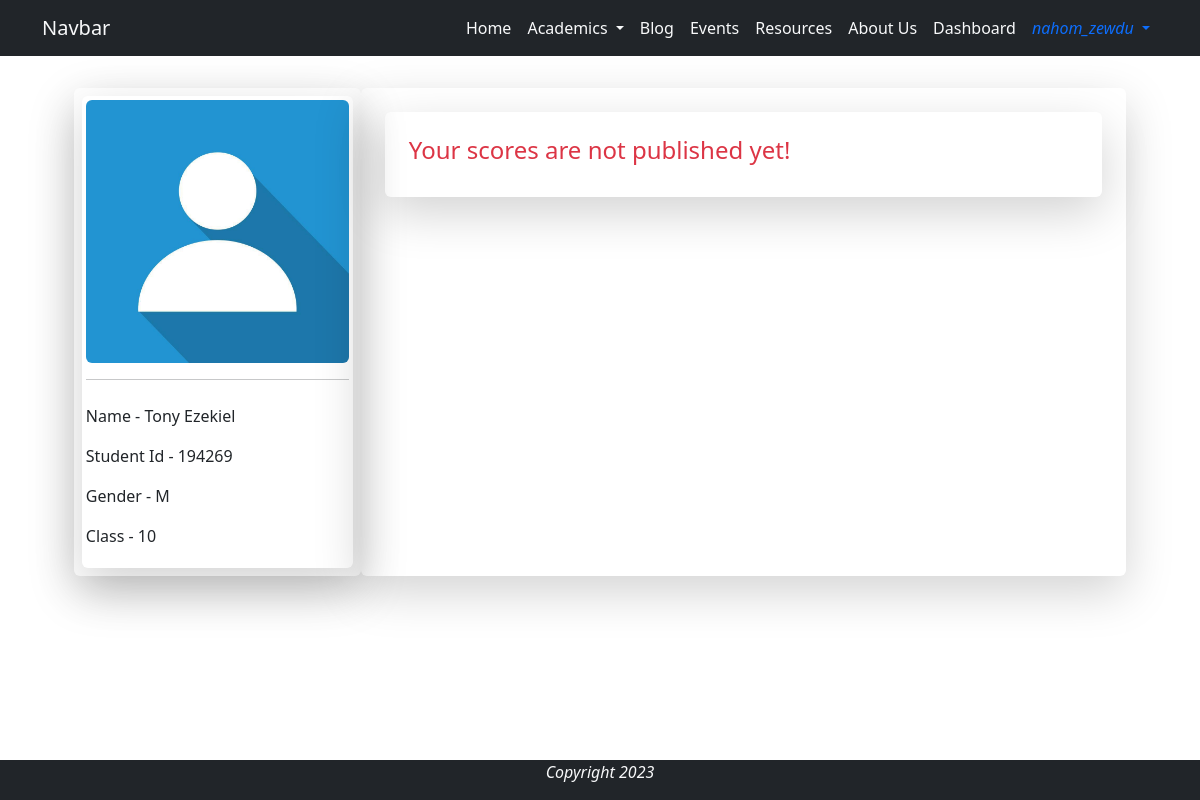
Page /student_profile/194269 (signed in) on the committed database.
### base/models.py (models this page shows, shortened)
class Student(models.Model):
    GENDER_CHOICES = [
        ('M', 'Male'),
        ('F', 'Female')
    ]
    GRADE_CHOICES = [
        ('5', 'Grade 5'),
        ('6', 'Grade 6'),
        ('7', 'Grade 7'),
        ('8', 'Grade 8'),
        ('9', 'Grade 9'),
        ('10', 'Grade 10'),
    ]
    user = models.OneToOneField(User, on_delete=models.CASCADE, verbose_name='Student')
    name = models.CharField(max_length=44, null=True, blank=True)
    image = models.ImageField(null=True, blank=True, upload_to='profile/', default='user.jpg')
    student_id = models.CharField(max_length=6, unique=True, editable=False)
    grade = models.CharField(max_length=2, choices=GRADE_CHOICES, null=False, blank=False)
    age = models.IntegerField(null=False, blank=False)
    gender = models.CharField(max_length=6, choices=GENDER_CHOICES, null=False, blank=False)
    parent_phone = models.CharField(max_length=20, null=True, blank=True)
    @property
    def image_url(self):
        try:
            url = self.image.url
        except:
            url = ''
        return url

### base/views.py (the view)
# urls.py: path('student_profile/<str:pk>', views.student_profile, name='student_profile'),
@login_required
def student_profile(request, pk):
    student = Student.objects.get(student_id=pk)
    if not student:
        return HttpResponse("No student profile is found!")
    if request.user != student.user and not request.user.is_staff:
        return HttpResponse("You can't access this profile!")
    scores = student.scores.all()
    context = {
        'student': student,
        'scores': scores,
    }
    return render(request, 'profile/student_profile.html', context)

### base/templates/profile/student_profile.html (shortened to what this page needs)
{% extends 'base/base.html' %}
{% load static %}
{% block content %}
<div class="container text-start py-4 px-0 ">
    <div class="row p-2 justify-content-center">
        <div class="col-8 col-md-3 rounded shadow-lg p-2">
            <div class="rounded shadow-lg p-1">
                <img src="{{ student.image_url }}" alt="Student's Image" class="d-block img-fluid rounded" style="width: ;" alt="...">
                <hr>
                <div class="mt-4 text-left">
                    <p>Name - {{ student.name }}</p>
                    <p>Student Id - {{ student.student_id }}</p>
                    <p>Gender - {{ student.gender }}</p>
                    <p>Class - {{ student.grade }}</p>
                </div>
            </div>
        </div>
        <div class="col-12 col-md-8 p-4 shadow-lg rounded">
            <div class="rounded">
                {% if scores %}
                    {% for score in scores %}
                        <div class="container shadow-lg p-4 rounded mb-4">
                            <h5>{{ score.semester }} result</h5>
                            <hr>
                            {% if score.physics %}
                                <div class="row">
                                    <h6 class="col-5">Physics: </h6>
                                    <div class="progress col-7 mb-4 p-0" role="progressbar" aria-label="Example with label" aria-valuenow="{{score.physics}}" aria-valuemin="30" aria-valuemax="100">
                                        <div class="progress-bar bg-Info" style="width:{{score.physics}}%;">{{score.physics}}</div>
                                    </div>
                                </div>
                            {% endif %}
                            {% if score.biology %}
                                <div class="row">
                                    <h6 class="col-5">Biology: </h6>
                                    <div class="progress col-7 mb-4 p-0" role="progressbar" aria-label="Example with label" aria-valuenow="{{score.biology}}" aria-valuemin="30" aria-valuemax="100">
                                        <div class="progress-bar bg-Info" style="width:{{score.biology}}%;">{{score.biology}}</div>
                                    </div>
                                </div>
                            {% endif %}
                            {% if score.chemistry %}
                                <div class="row">
                                    <h6 class="col-5">Chemistry: </h6>
                                    <div class="progress col-7 mb-4 p-0" role="progressbar" aria-label="Example with label" aria-valuenow="{{score.chemistry}}" aria-valuemin="30" aria-valuemax="100">
                                        <div class="progress-bar bg-Info" style="width:{{score.chemistry}}%;">{{score.chemistry}}</div>
                                    </div>
                                </div>
                            {% endif %}
                            <div class="row">
                                <h6 class="col-5">Average: </h6>
                                <div class="progress col-7 mb-4 p-0" role="progressbar" aria-label="Example with label" aria-valuenow="{{score.average}}" aria-valuemin="30" aria-valuemax="100">
                                    <div class="progress-bar bg-Info" style="width:{{score.average}}%;">{{score.average}}%</div>
                                </div>
                            </div>
                            <h4>Rank: {{ score.rank }}</h4>
                        </div>
                    {% endfor %}
                {% else %}
                    <div class="container rounded shadow-lg p-4">
                        <h4 class="text-danger">Your scores are not published yet!</h4>
                    </div>
                {% endif %}
            </div>
        </div>
    </div>
</div>
{% endblock %}

### base/templates/base/navigation.html (shortened to what this page needs)
<nav class="navbar sticky-top navbar-expand-lg bg-dark">
    <div class="container">
        <a class="navbar-brand text-light" href="{% url 'base:home' %}">Navbar</a>
        <div class="collapse navbar-collapse justify-content-end" id="navbarNav">
            <ul class="navbar-nav">
                <li class="nav-item">
                    <a class="nav-link text-light active text-light" aria-current="page" href="{% url 'base:home' %}">Home</a>
                </li>
                <li class="nav-item dropdown">
                    <a class="nav-link dropdown-toggle text-light" href="#" role="button" data-bs-toggle="dropdown" aria-expanded="false">
                    Academics
                    </a>
                </li>
                <li class="nav-item" data-bs-toggle="tooltip"  data-bs-placement="bottom" data-bs-title="Coming Soon...">
                    <a class="nav-link text-light" href="#">Blog</a>
                </li>
                <li class="nav-item">
                    <a class="nav-link text-light" href="#">Events</a>
                </li>
                <li class="nav-item">
                    <a class="nav-link text-light" href="#">Resources</a>
                </li>
                <li class="nav-item">
                    <a class="nav-link text-light" href="#">About Us</a>
                </li>
                {% if user.is_staff %}
                <li class="nav-item">
                    <a class="nav-link text-light" href="{% url 'base:dashboard' %}">Dashboard</a>
                </li>
                {% endif %}
                {% if user.is_authenticated %}
                    <li class="nav-item dropdown">
                        <a class="nav-link text-primary dropdown-toggle" href="#" role="button" data-bs-toggle="dropdown" aria-expanded="false">
                            <i class="fa fa-user" aria-hidden="true"> {{user.username}} </i>
                        </a>
                    </li>
                {% endif %}
            </ul>
        </div>
    </div>
</nav>

### base/static/css/style.css (style rules this page uses)
.navbar-nav .nav-link { transition: 1s; }

### rows in the picture
Student: image_url (placeholder picture), name "Tony Ezekiel", student_id "194269", gender "M", grade "10"

### other values in the picture
{{ user.username }} "nahom_zewdu"
